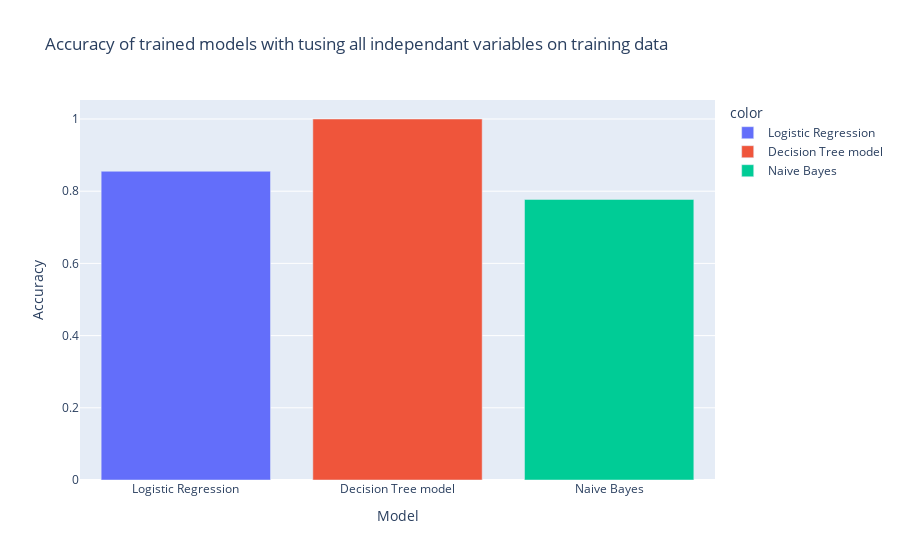

Notebook source saved alongside this figure:
### Code cell
fig = px.bar(x=['Logistic Regression', 'Decision Tree model', 'Naive Bayes'], 
             y=[logr_train_acc_1, dtree_train_acc_1, nb_train_acc_1], 
            color=['Logistic Regression', 'Decision Tree model', 'Naive Bayes'],
             labels={'x': 'Model', 'y': 'Accuracy'},
            title='Accuracy of trained models with tusing all independant variables on training data')
fig.show()

### Figure 1 — Plotly figure (JSON) as saved in the notebook; plotly's stock layout.template omitted (floating-point values rounded to 4 significant figures)
{"data": [{"alignmentgroup": "True", "hovertemplate": "color=Logistic Regression<br>Model=%{x}<br>Accuracy=%{y}<extra></extra>", "legendgroup": "Logistic Regression", "marker": {"color": "#636efa", "pattern": {"shape": ""}}, "name": "Logistic Regression", "offsetgroup": "Logistic Regression", "orientation": "v", "showlegend": true, "textposition": "auto", "type": "bar", "x": ["Logistic Regression"], "xaxis": "x", "y": [0.8553], "yaxis": "y"}, {"alignmentgroup": "True", "hovertemplate": "color=Decision Tree model<br>Model=%{x}<br>Accuracy=%{y}<extra></extra>", "legendgroup": "Decision Tree model", "marker": {"color": "#EF553B", "pattern": {"shape": ""}}, "name": "Decision Tree model", "offsetgroup": "Decision Tree model", "orientation": "v", "showlegend": true, "textposition": "auto", "type": "bar", "x": ["Decision Tree model"], "xaxis": "x", "y": [1], "yaxis": "y"}, {"alignmentgroup": "True", "hovertemplate": "color=Naive Bayes<br>Model=%{x}<br>Accuracy=%{y}<extra></extra>", "legendgroup": "Naive Bayes", "marker": {"color": "#00cc96", "pattern": {"shape": ""}}, "name": "Naive Bayes", "offsetgroup": "Naive Bayes", "orientation": "v", "showlegend": true, "textposition": "auto", "type": "bar", "x": ["Naive Bayes"], "xaxis": "x", "y": [0.7771], "yaxis": "y"}], "layout": {"autosize": true, "barmode": "relative", "legend": {"title": {"text": "color"}, "tracegroupgap": 0}, "title": {"text": "Accuracy of trained models with tusing all independant variables on training data"}, "xaxis": {"anchor": "y", "autorange": true, "domain": [0, 1], "range": [-0.5, 2.5], "title": {"text": "Model"}, "type": "category"}, "yaxis": {"anchor": "x", "autorange": true, "domain": [0, 1], "range": [0, 1.053], "title": {"text": "Accuracy"}, "type": "linear"}}}
